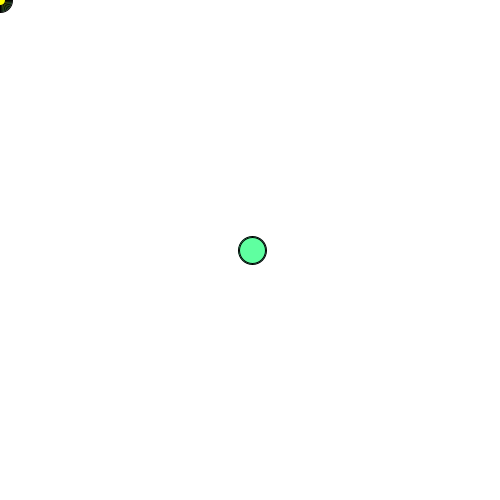
Frame 1 (no input)
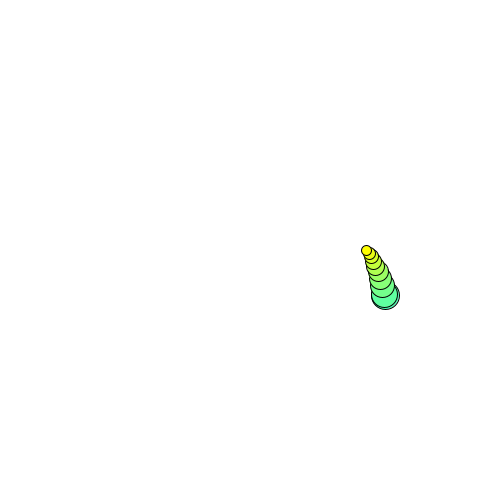
Frame 60 (the mouse pressed at the canvas centre just before this capture)
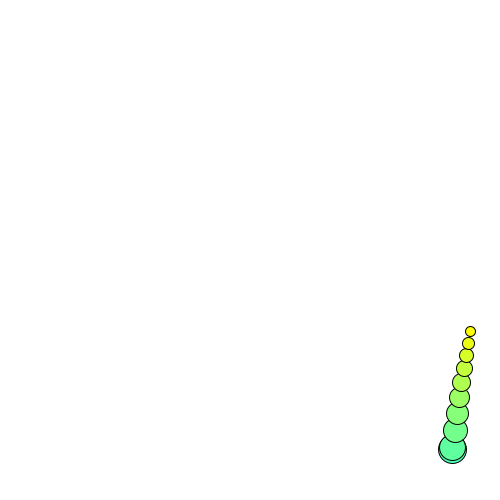
Frame 120 (the mouse held since frame 60 and released just before this capture)

The Processing sketch that drew these frames (run headless with seeded random() and noise(); from frame 60 on, the mouse is pressed at the canvas centre):

// Processing sketch: Gravity_Ball
// ── Gravity_Ball.pde
int count = 10;

float []x = new float[count];
float []y = new float[count];

float dx;
float dy;
float ax;
float ay;
float sz;

float f;

void setup() {
  size(500, 500);
  x[count-1] = width/2;
  y[count-1] = height/2;
  dx = .25;
  dy = 0;
  ax = 0;
  ay = .01;
  sz = count*2+10;
  f = .97;
}

void draw() {
  background(255);

  for (int j = 0; j<count-1; j++) {
    x[j]=x[j+1];
    y[j]=y[j+1];
    dy+=ay;
    x[count-1]+=dx;
    y[count-1]+=dy;
  }

  for (int i = count-1; i>=0; i--) {
    fill(255-(20*i), 255, (20*i));
    ellipse(x[i], y[i], i*2+10, i*2+10);
  }

  if (y[count-1]+sz/2>height) {
    y[count-1]=height-sz/2;
    dy=-abs(dy)*f;
  }
  if (x[count-1]-sz/2<0 || x[count-1]+sz/2>width) {
    dx*=-1;
  }
}
